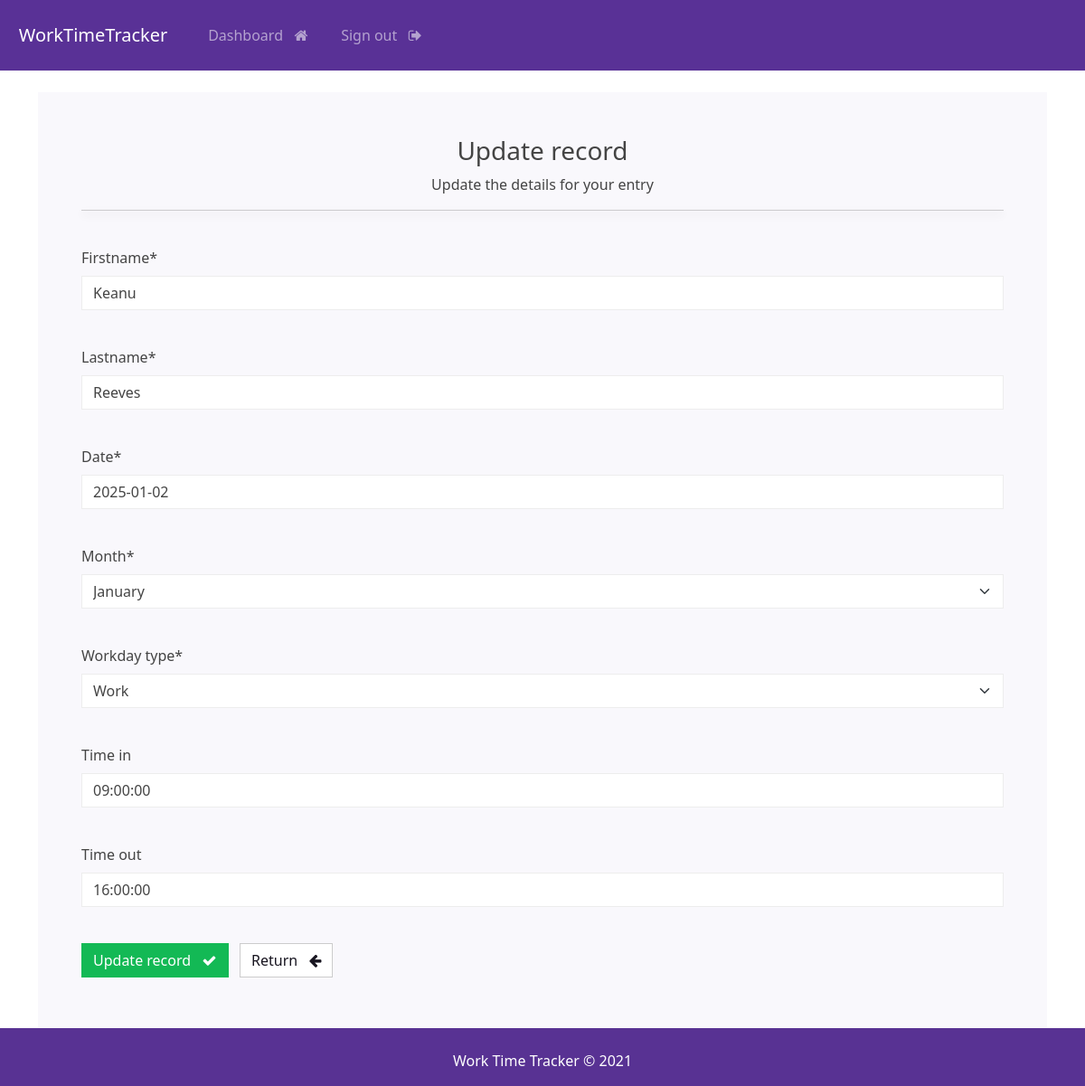
The app's page /update-record/1 (signed in) with its own data.
### webapp/models.py (models this page shows, shortened)
class Workday(models.Model):
    user = models.ForeignKey(User, on_delete=models.CASCADE)
    WORKDAY_TYPE = [
        ('Work', 'Work'),
        ('Sick Leave', 'Sick Leave'),
        ('Annual Leave', 'Annual Leave'),
        ('Bank Holiday', 'Bank Holiday'),
    ]
    MONTH = [
        ('January', 'January'),
        ('February', 'February'),
        ('March', 'March'),
        ('April', 'April'),
        ('May', 'May'),
        ('June', 'June'),
        ('July', 'July'),
        ('August', 'August'),
        ('September', 'September'),
        ('October', 'October'),
        ('November', 'November'),
        ('December', 'December'),
    ]
    id = models.AutoField(primary_key=True)
    firstname = models.CharField(max_length=100)
    lastname = models.CharField(max_length=100)
    date = models.DateField()
    month = models.CharField(
        max_length=20,
        choices=MONTH,
        default=get_current_month,
    )
    workday_type = models.CharField(
        max_length=20,
        choices=WORKDAY_TYPE,
        default='Work',
    )
    time_in = models.TimeField(blank=True, null=True)
    time_out = models.TimeField(blank=True, null=True)

### webapp/views.py (the view)
# urls.py: path('update-record/<str:pk>', views.update_record, name='update-record'),
@login_required(login_url='login')
def update_record(request, pk):
    if request.user.is_superuser:
        record = Workday.objects.filter(id=pk).first()  # Superuser can edit any record
    else:
        record = Workday.objects.filter(user=request.user, id=pk).first()  # Regular user restriction
    if not record:
        messages.error(request, "You don't have permission to update this record.")
        return redirect('dashboard')
    form = UpdateRecordForm(instance=record)
    if request.method == 'POST':
        form = UpdateRecordForm(request.POST, instance=record)
        if form.is_valid():
            form.save()
            messages.success(request, "Your record was updated!")
            return redirect("view-record", pk=record.id)
    context = {'form': form, 'page_title': 'Update Record'}
    return render(request, 'webapp/update-record.html', context=context)

### webapp/forms.py
class UpdateRecordForm(forms.ModelForm):
    class Meta:
        model = Workday
        fields = ['firstname', 'lastname', 'date', 'month', 'workday_type', 'time_in', 'time_out']

### webapp/templates/webapp/update-record.html (shortened to what this page needs)
{% extends 'webapp/base.html' %}
{% load static crispy_forms_tags %}
{% block content %}
<body>
    <div class="container bg-light shadow-md p-5 form-layout">
        <div class="text-center">
            <h3> Update record </h3>
            <p> Update the details for your entry </p>
        </div>
        <hr>
        <br>
        <form method="POST" autocomplete="off">
            {{form.firstname|as_crispy_field}}
            <br>
            {{form.lastname|as_crispy_field}}
            <br>
            {{form.date|as_crispy_field}}
            <br>
            {{form.month|as_crispy_field}}
            <br>
            {{form.workday_type|as_crispy_field}}
            <br>
            {{form.time_in|as_crispy_field}}
            <br>
            {{form.time_out|as_crispy_field}}
            <br>
            <button type="submit" class="btn btn-success">
                Update record &nbsp; <i class="fa fa-check" aria-hidden="true"></i>
            </button>
            <a href="{% url 'dashboard' %}" class="btn btn-secondary">
                Return &nbsp; <i class="fa fa-arrow-left" aria-hidden="true"></i>
            </a>
        </form>
        <br><br>
    </div>
    <br>
</body>
{% endblock %}

### static/css/styles.css (style rules this page uses)
hr { box-shadow: 0 4px 10px rgba(0.8, 0.8, 0.8, 0.8); }
a { text-decoration: none; }

### records on screen
Workday: firstname "Keanu", lastname "Reeves", date "2025-01-02", month "January", workday_type "Work", time_in "09:00:00", time_out "16:00:00"
